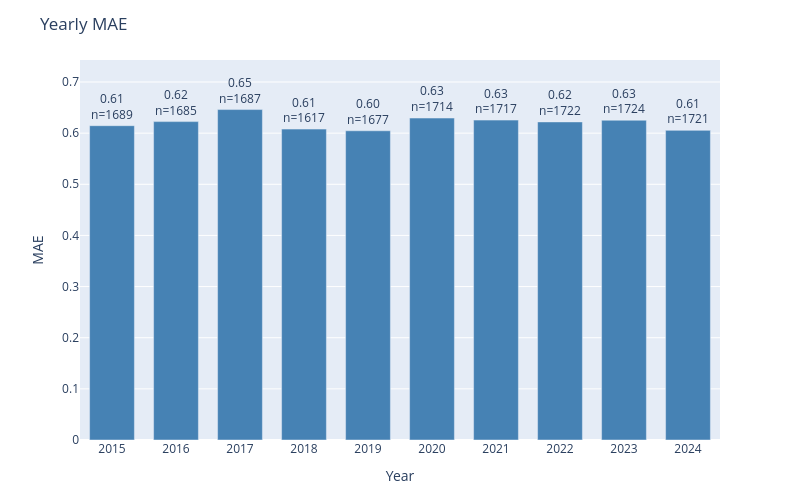

Here is the notebook cell this chart was saved with:
### Code cell
plot_error_by_group(
    df=results_test,
    y_true_col='actual',
    y_pred_col='prediction',
    date_col='dt_temp',
    group_by='year',
    metric='mae',
    title='Yearly MAE'
)

### Figure 1 — Plotly figure (JSON) as saved in the notebook; plotly's stock layout.template omitted (floating-point values rounded to 4 significant figures)
{"data": [{"marker": {"color": "steelblue"}, "text": ["0.61<br>n=1689", "0.62<br>n=1685", "0.65<br>n=1687", "0.61<br>n=1617", "0.60<br>n=1677", "0.63<br>n=1714", "0.63<br>n=1717", "0.62<br>n=1722", "0.63<br>n=1724", "0.61<br>n=1721"], "textposition": "outside", "type": "bar", "x": ["2015", "2016", "2017", "2018", "2019", "2020", "2021", "2022", "2023", "2024"], "y": [0.6146, 0.6226, 0.6461, 0.6079, 0.6047, 0.6295, 0.6255, 0.622, 0.6253, 0.6055]}], "layout": {"bargap": 0.3, "height": 500, "margin": {"b": 60, "t": 60}, "title": {"text": "Yearly MAE"}, "uniformtext": {"minsize": 8, "mode": "hide"}, "width": 800, "xaxis": {"title": {"text": "Year"}}, "yaxis": {"range": [0, 0.743], "title": {"text": "MAE"}}}}
